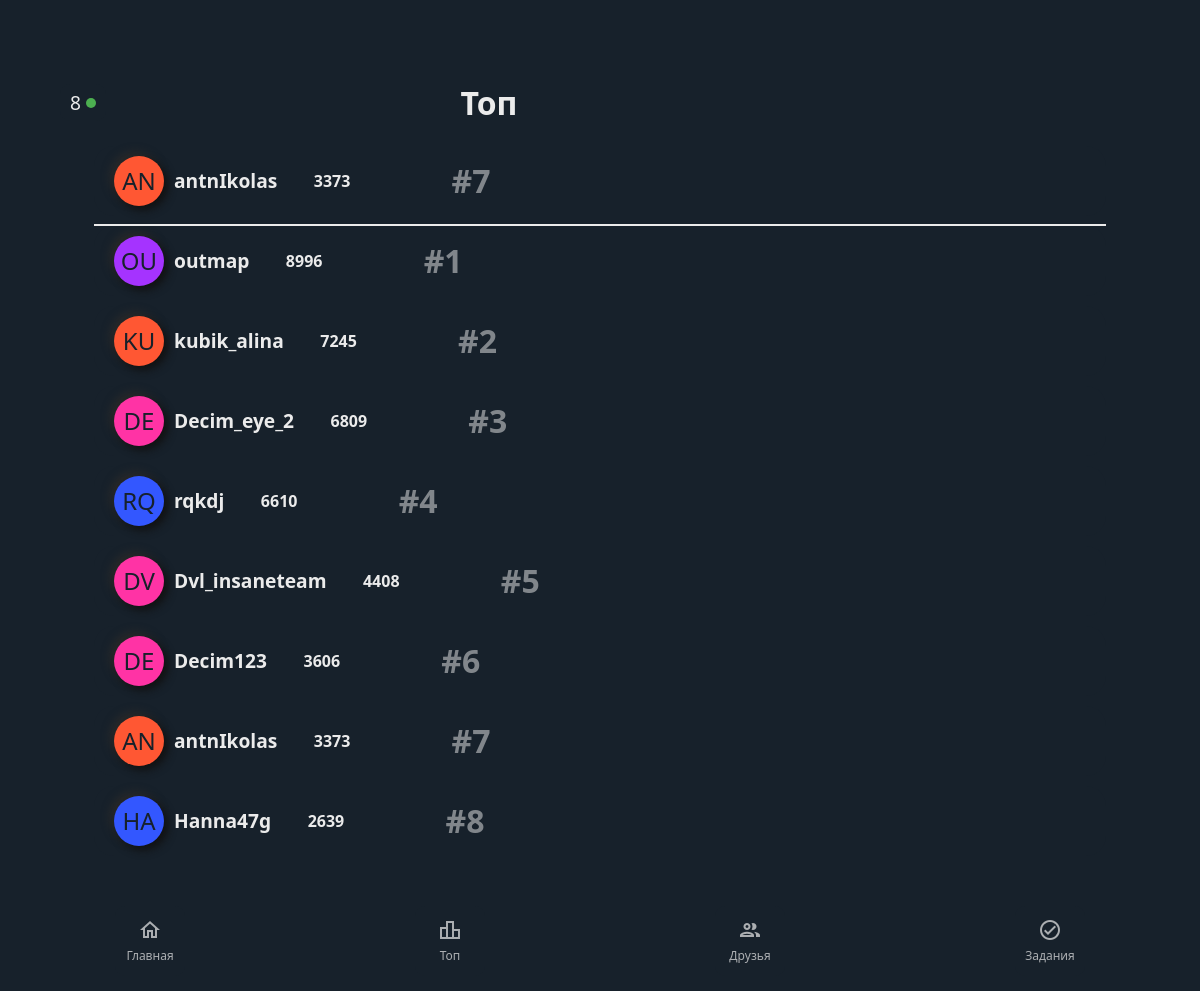
Screenshot of /leaderboard?tg_id=490636179 with the database file from the repository.
### tables this page shows
CREATE TABLE users (
            id INTEGER PRIMARY KEY AUTOINCREMENT,
            tg_id TEXT UNIQUE NOT NULL,
            username TEXT NOT NULL,
            coins INTEGER DEFAULT 0,
            leaderboard_place INTEGER DEFAULT 0,
            available_tasks TEXT,
            completed_tasks TEXT,
            lang TEXT DEFAULT 'en',
            wallet TEXT,
            ref INTEGER DEFAULT 0,
            ref_names TEXT
        );

### mini_app/app.py (the view)
@app.route('/leaderboard')
def leaderboard():
    tg_id = request.args.get('tg_id')
    user = get_user_by_tg_id(tg_id)
    lang = user[7] if user else 'en'
    translation = get_translation(lang)
    if not user:
        logging.debug(f"User with tg_id={tg_id} not found.")
    top_users = get_top_users()
    user_rank = get_user_rank(tg_id) if user else None
    total_users = get_total_users()
    logging.debug(f"User: {user}, Top Users: {top_users}, User Rank: {user_rank}, Total Users: {total_users}")
    return render_template('leaderboard.html', user=user, top_users=top_users, user_rank=user_rank, total_users=total_users, translation=translation)

### mini_app/app.py (called while the page is built)
def get_translation(lang):
    if lang not in ['en', 'ru', 'es']:
        lang = 'en'
    lexicon_module = importlib.import_module(f'translations.LEXICON_{lang.upper()}')
    return lexicon_module.LEXICON

def initials_color(initials):
    colors = {
        'A': '#FF5733', 'B': '#33FF57', 'C': '#3357FF', 'D': '#FF33A5', 'E': '#A533FF',
        'F': '#FF5733', 'G': '#33FF57', 'H': '#3357FF', 'I': '#FF33A5', 'J': '#A533FF',
        'K': '#FF5733', 'L': '#33FF57', 'M': '#3357FF', 'N': '#FF33A5', 'O': '#A533FF',
        'P': '#FF5733', 'Q': '#33FF57', 'R': '#3357FF', 'S': '#FF33A5', 'T': '#A533FF',
        'U': '#FF5733', 'V': '#33FF57', 'W': '#3357FF', 'X': '#FF33A5', 'Y': '#A533FF',
        'Z': '#FF5733'
    }
    return colors.get(initials[0].upper(), '#333333')

### mini_app/database.py (called while the page is built)
def get_user_by_tg_id(tg_id):
    conn = sqlite3.connect('users.db')
    cursor = conn.cursor()
    cursor.execute('SELECT * FROM users WHERE tg_id = ?', (tg_id,))
    user = cursor.fetchone()
    conn.close()
    return user

def get_top_users(limit=500):
    logging.debug(f"Getting top {limit} users by coins")
    conn = sqlite3.connect('users.db')
    cursor = conn.cursor()
    cursor.execute('''
        SELECT tg_id, username, coins
        FROM users
        ORDER BY coins DESC
        LIMIT ?
    ''', (limit,))
    top_users = cursor.fetchall()
    conn.close()
    return top_users

def get_user_rank(tg_id):
    logging.debug(f"Getting rank for user: tg_id={tg_id}")
    conn = sqlite3.connect('users.db')
    cursor = conn.cursor()
    cursor.execute('''
        SELECT COUNT(*)
        FROM users
        WHERE coins > (SELECT coins FROM users WHERE tg_id = ?)
    ''', (tg_id,))
    rank = cursor.fetchone()[0] + 1
    conn.close()
    return rank

def get_total_users():
    logging.debug("Getting total number of users")
    conn = sqlite3.connect('users.db')
    cursor = conn.cursor()
    cursor.execute('SELECT COUNT(*) FROM users')
    total_users = cursor.fetchone()[0]
    conn.close()
    return total_users

### mini_app/templates/leaderboard.html (shortened to what this page needs)
<!DOCTYPE html>
<html lang="en">
<head>
    <link rel="stylesheet" href="{{ url_for('static', filename='css/leaderboard.css') }}">
</head>
<body>
    <div class="container">
        <div class="header">
            <div class="total-users-container">
                <div class="total-users">
                    {{ total_users }}
                    <div class="green-circle"></div>
                </div>
            </div>
            <h1>{{ translation['leaderboard'] }}</h1>
        </div>
        {% if user and user[2] %}
        <div class="current-user">
            <div class="user-avatar-initials" style="background-color: {{ user[2][:2]|initials_color }};">{{ user[2][:2].upper() }}</div>
            <div class="user-info">
                <span class="username">{{ user[2] }}</span>
                <span class="coins">{{ user[3] }} {{ translation['currency'] }}</span>
                <span class="user-rank">#{{ user_rank }}</span>
            </div>
        </div>
        {% endif %}
        <div class="leaderboard">
            {% for top_user in top_users %}
                <div class="leaderboard-item">
                    <div class="user-avatar-initials" style="background-color: {{ top_user[1][:2]|initials_color }};">{{ top_user[1][:2].upper() }}</div>
                    <div class="user-info">
                        <span class="username">{{ top_user[1] }}</span>
                        <span class="coins">{{ top_user[2] }} {{ translation['currency'] }}</span>
                        <span class="user-rank">#{{ loop.index }}</span>
                    </div>
                </div>
            {% endfor %}
        </div>
    </div>
    <div class="bottom-nav">
        <div class="nav-item" data-target="/main">
            <span class="material-icons-outlined">home</span>
            <span>{{ translation['home'] }}</span>
        </div>
        <div class="nav-item" data-target="/leaderboard">
            <span class="material-icons-outlined">leaderboard</span>
            <span>{{ translation['leaderboard'] }}</span>
        </div>
        <div class="nav-item" data-target="/friends">
            <span class="material-icons-outlined">group</span>
            <span>{{ translation['friends'] }}</span>
        </div>
        <div class="nav-item" data-target="/tasks">
            <span class="material-icons-outlined">check_circle_outline</span>
            <span>{{ translation['tasks'] }}</span>
        </div>
    </div>
</body>
</html>

### mini_app/static/css/leaderboard.css (style rules this page uses)
body { font-family: 'Segoe UI', Tahoma, Geneva, Verdana, sans-serif; background-color: rgb(23, 33, 43); display: flex; flex-direction: column; justify-content: space-between; height: 100vh; margin: 0; padding: 0; color: rgb(235, 235, 235); }
.container { text-align: center; padding: 5%; flex: 1; overflow-y: auto; margin-bottom: -3%; background-color: rgb(23, 33, 43); }
.header { display: flex; justify-content: left; align-items: center; margin-bottom: 0%; background-color: rgb(23, 33, 43); }
h1 { position: relative; left: 35%; transform: translateX(-50%); color: rgb(235, 235, 235); }
.total-users-container { display: flex; align-items: center; margin-bottom: 0px; }
.total-users { background-color: rgb(23, 33, 43); color: rgb(235, 235, 235); font-size: 1.2em; padding: 5px 10px; border-radius: 10px; display: inline-block; margin-right: 5px; display: flex; align-items: center; }
.green-circle { background-color: #4CAF50; width: 10px; height: 10px; border-radius: 50%; margin-left: 5px; }
.current-user { display: flex; align-items: center; justify-content: space-between; background: rgb(23, 33, 43); border-radius: 20px; padding: 10px 20px; margin-bottom: 0px; width: 100%; max-width: 90%; margin: 0px auto; position: relative; }
.current-user::after { content: ''; position: absolute; bottom: -10px; left: 50%; transform: translateX(-50%); width: 100%; height: 2px; background: rgb(235, 235, 235); }
.leaderboard-item { display: flex; align-items: center; background: rgb(23, 33, 43); border-radius: 20px; padding: 10px 20px; margin-bottom: 10px; width: 100%; max-width: 90%; margin: 10px auto; }
.user-avatar-initials { color: rgb(23, 33, 43); background-color: rgb(235, 235, 235); width: 50px; height: 50px; border-radius: 50%; display: flex; align-items: center; justify-content: center; font-size: 1.5em; margin-right: 10px; box-shadow: 4px 4px 8px #111, -4px -4px 8px #2a2a2a; }
.user-info { display: flex; align-items: center; flex: 1; }
.username { font-weight: bold; font-size: 1.2em; margin-right: 4%; display: inline-block; max-width: 30%; white-space: nowrap; overflow: hidden; text-overflow: ellipsis; color: rgb(235, 235, 235); }
.coins { font-size: 100%; margin-right: 10px; font-weight: bold; color: rgb(235, 235, 235); }
.user-rank { font-size: 2em; font-weight: bold; opacity: 0.5; height: 90%; display: flex; align-items: self-end; padding-left: 10%; color: rgb(235, 235, 235); }
.bottom-nav { display: flex; justify-content: space-around; align-items: center; background-color: rgb(23, 33, 43); padding: 10px 0; margin: 0; border-top: 1px solid rgb(23, 33, 43); }
.nav-item { display: flex; flex-direction: column; align-items: center; justify-content: center; text-align: center; color: rgb(235, 235, 235); font-size: 12px; transition: transform 0.2s; background: rgb(23, 33, 43); border-radius: 10px; padding: 10px; width: 50px; height: 50px; margin: 5px; }
.nav-item .material-icons-outlined { font-size: 24px; margin-bottom: 5px; color: rgb(235, 235, 235); }
.nav-item span { opacity: 0.7; }

### rows the page displays
users: username "AN", username "antnIkolas", coins "3373"
users: username "OU", username "outmap", coins "8996"
users: username "KU", username "kubik_alina", coins "7245"
users: username "DE", username "Decim_eye_2", coins "6809"
users: username "RQ", username "rqkdj", coins "6610"
users: username "DV", username "Dvl_insaneteam", coins "4408"
users: username "DE", username "Decim123", coins "3606"
users: username "HA", username "Hanna47g", coins "2639"

### other values shown
{{ total_users }} "8"
{{ translation['leaderboard'] }} "Топ"
{{ user_rank }} "7"
{{ translation['home'] }} "Главная"
{{ translation['friends'] }} "Друзья"
{{ translation['tasks'] }} "Задания"
